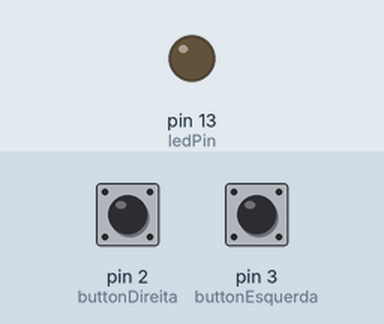
Recording of a sketch running on a simulated Arduino Uno, built with avr-gcc and run on an emulated ATmega328P. Shown: output pins drawn as LEDs (lit = HIGH). Inputs (shaded band) come from the test bench; at power-on: pin 2 (buttonDireita) LOW, pin 3 (buttonEsquerda) LOW.

Above: at 1.2 s.
1.3 s: pin 2 (buttonDireita) pulled HIGH for 0.15 s
At 1.37 s:
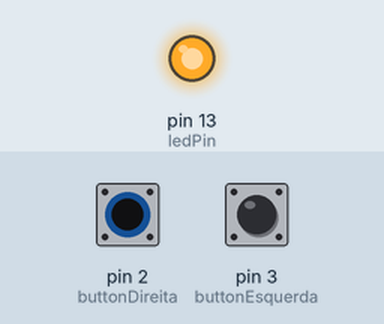
2.9 s: pin 2 (buttonDireita) pulled HIGH for 3.2 s
At 7.2 s:
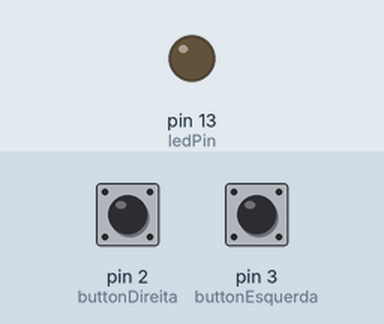
7.6 s: pin 3 (buttonEsquerda) pulled HIGH for 3.2 s
At 8.3 s:
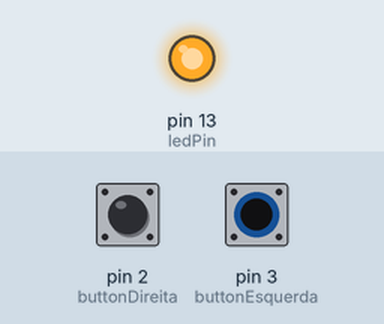
Timing chart, 0 to 12.3 s (numbered marks = the images above; inputs shaded):
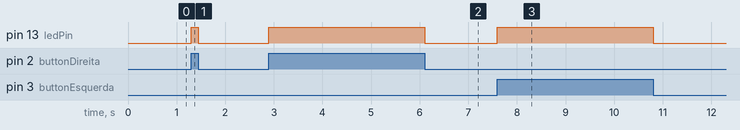

Measured:
- after the input at 1.3 s, pin 13 (ledPin): LOW → HIGH at once, → LOW 0.15 s later
- after the input at 2.9 s, pin 13 (ledPin): LOW → HIGH at once, → LOW 3.2 s later
- after the input at 7.6 s, pin 13 (ledPin): LOW → HIGH at once, → LOW 3.2 s later

The sketch:

Leitura_botao.ino
```cpp
const int buttonDireita = 2;
const int buttonEsquerda = 3;
const int ledPin = 13;

void setup() {
  pinMode(ledPin, OUTPUT);
  pinMode(buttonDireita, INPUT);
  pinMode(buttonEsquerda, INPUT);
}

void loop() {

  if ((digitalRead(buttonDireita) == HIGH) || (digitalRead(buttonEsquerda) == HIGH))
  {
    digitalWrite(ledPin, HIGH);
  }
  else
  {
    digitalWrite(ledPin, LOW);
  }
}
```
